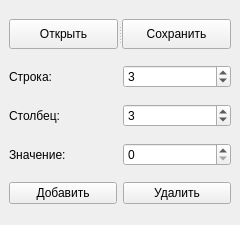
<?xml version="1.0" encoding="UTF-8"?>
<ui version="4.0">
 <class>FourthScheme</class>
 <widget class="QMainWindow" name="FourthScheme">
  <property name="geometry">
   <rect>
    <x>0</x>
    <y>0</y>
    <width>240</width>
    <height>225</height>
   </rect>
  </property>
  <property name="minimumSize">
   <size>
    <width>240</width>
    <height>225</height>
   </size>
  </property>
  <property name="maximumSize">
   <size>
    <width>240</width>
    <height>225</height>
   </size>
  </property>
  <property name="windowTitle">
   <string>FourthScheme</string>
  </property>
  <widget class="QWidget" name="centralwidget">
   <layout class="QGridLayout" name="gridLayout">
    <item row="3" column="0">
     <widget class="QLabel" name="label_3">
      <property name="text">
       <string>Значение:</string>
      </property>
     </widget>
    </item>
    <item row="1" column="1">
     <widget class="QSpinBox" name="RowSpinBox">
      <property name="minimum">
       <number>1</number>
      </property>
      <property name="maximum">
       <number>1000</number>
      </property>
      <property name="value">
       <number>3</number>
      </property>
     </widget>
    </item>
    <item row="1" column="0">
     <widget class="QLabel" name="label">
      <property name="text">
       <string>Строка:</string>
      </property>
     </widget>
    </item>
    <item row="3" column="1">
     <widget class="QSpinBox" name="ValueSpinBox">
      <property name="minimum">
       <number>0</number>
      </property>
      <property name="maximum">
       <number>1000</number>
      </property>
      <property name="stepType">
       <enum>QAbstractSpinBox::DefaultStepType</enum>
      </property>
      <property name="value">
       <number>0</number>
      </property>
     </widget>
    </item>
    <item row="2" column="1">
     <widget class="QSpinBox" name="ColumnSpinBox">
      <property name="minimum">
       <number>1</number>
      </property>
      <property name="maximum">
       <number>1000</number>
      </property>
      <property name="value">
       <number>3</number>
      </property>
     </widget>
    </item>
    <item row="0" column="0" colspan="2">
     <widget class="QSplitter" name="splitter">
      <property name="orientation">
       <enum>Qt::Horizontal</enum>
      </property>
      <widget class="QPushButton" name="OpenButton">
       <property name="maximumSize">
        <size>
         <width>16777215</width>
         <height>30</height>
        </size>
       </property>
       <property name="text">
        <string>Открыть</string>
       </property>
      </widget>
      <widget class="QPushButton" name="SaveButton">
       <property name="maximumSize">
        <size>
         <width>16777215</width>
         <height>30</height>
        </size>
       </property>
       <property name="text">
        <string>Сохранить</string>
       </property>
      </widget>
     </widget>
    </item>
    <item row="2" column="0">
     <widget class="QLabel" name="label_2">
      <property name="text">
       <string>Столбец:</string>
      </property>
     </widget>
    </item>
    <item row="4" column="0">
     <widget class="QPushButton" name="AddButton">
      <property name="text">
       <string>Добавить</string>
      </property>
     </widget>
    </item>
    <item row="4" column="1">
     <widget class="QPushButton" name="DelButton">
      <property name="text">
       <string>Удалить</string>
      </property>
     </widget>
    </item>
   </layout>
  </widget>
  <widget class="QMenuBar" name="menubar">
   <property name="geometry">
    <rect>
     <x>0</x>
     <y>0</y>
     <width>240</width>
     <height>25</height>
    </rect>
   </property>
  </widget>
 </widget>
 <resources/>
 <connections/>
</ui>
